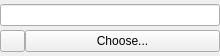
<?xml version="1.0" encoding="UTF-8"?>
<ui version="4.0">
 <class>WindowPositionEdit</class>
 <widget class="QWidget" name="WindowPositionEdit">
  <property name="geometry">
   <rect>
    <x>0</x>
    <y>0</y>
    <width>220</width>
    <height>56</height>
   </rect>
  </property>
  <property name="windowTitle">
   <string>Form</string>
  </property>
  <layout class="QVBoxLayout" name="verticalLayout">
   <property name="spacing">
    <number>0</number>
   </property>
   <property name="margin">
    <number>0</number>
   </property>
   <item>
    <widget class="ActionTools::CodeLineEdit" name="windowPositionLineEdit"/>
   </item>
   <item>
    <layout class="QHBoxLayout" name="horizontalLayout" stretch="0,1">
     <property name="spacing">
      <number>0</number>
     </property>
     <item>
      <widget class="ActionTools::ChoosePositionPushButton" name="chooseByPosition">
       <property name="maximumSize">
        <size>
         <width>25</width>
         <height>16777215</height>
        </size>
       </property>
       <property name="text">
        <string/>
       </property>
      </widget>
     </item>
     <item>
      <widget class="QPushButton" name="choose">
       <property name="text">
        <string>Choose...</string>
       </property>
      </widget>
     </item>
    </layout>
   </item>
  </layout>
 </widget>
 <customwidgets>
  <customwidget>
   <class>ActionTools::ChoosePositionPushButton</class>
   <extends>QPushButton</extends>
   <header>choosepositionpushbutton.h</header>
  </customwidget>
  <customwidget>
   <class>ActionTools::CodeLineEdit</class>
   <extends>QLineEdit</extends>
   <header>codelineedit.h</header>
  </customwidget>
 </customwidgets>
 <resources/>
 <connections/>
</ui>
